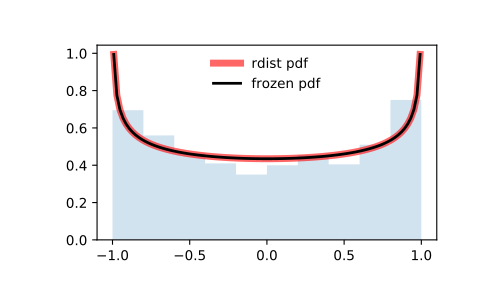

The script that drew this image:
from scipy.stats import rdist
import matplotlib.pyplot as plt
fig, ax = plt.subplots(1, 1)

# Calculate a few first moments:

c = 1.6
mean, var, skew, kurt = rdist.stats(c, moments='mvsk')

# Display the probability density function (``pdf``):

x = np.linspace(rdist.ppf(0.01, c),
                rdist.ppf(0.99, c), 100)
ax.plot(x, rdist.pdf(x, c),
       'r-', lw=5, alpha=0.6, label='rdist pdf')

# Alternatively, the distribution object can be called (as a function)
# to fix the shape, location and scale parameters. This returns a "frozen"
# RV object holding the given parameters fixed.

# Freeze the distribution and display the frozen ``pdf``:

rv = rdist(c)
ax.plot(x, rv.pdf(x), 'k-', lw=2, label='frozen pdf')

# Check accuracy of ``cdf`` and ``ppf``:

vals = rdist.ppf([0.001, 0.5, 0.999], c)
np.allclose([0.001, 0.5, 0.999], rdist.cdf(vals, c))
# True

# Generate random numbers:

r = rdist.rvs(c, size=1000)

# And compare the histogram:

ax.hist(r, density=True, histtype='stepfilled', alpha=0.2)
ax.legend(loc='best', frameon=False)
plt.show()
